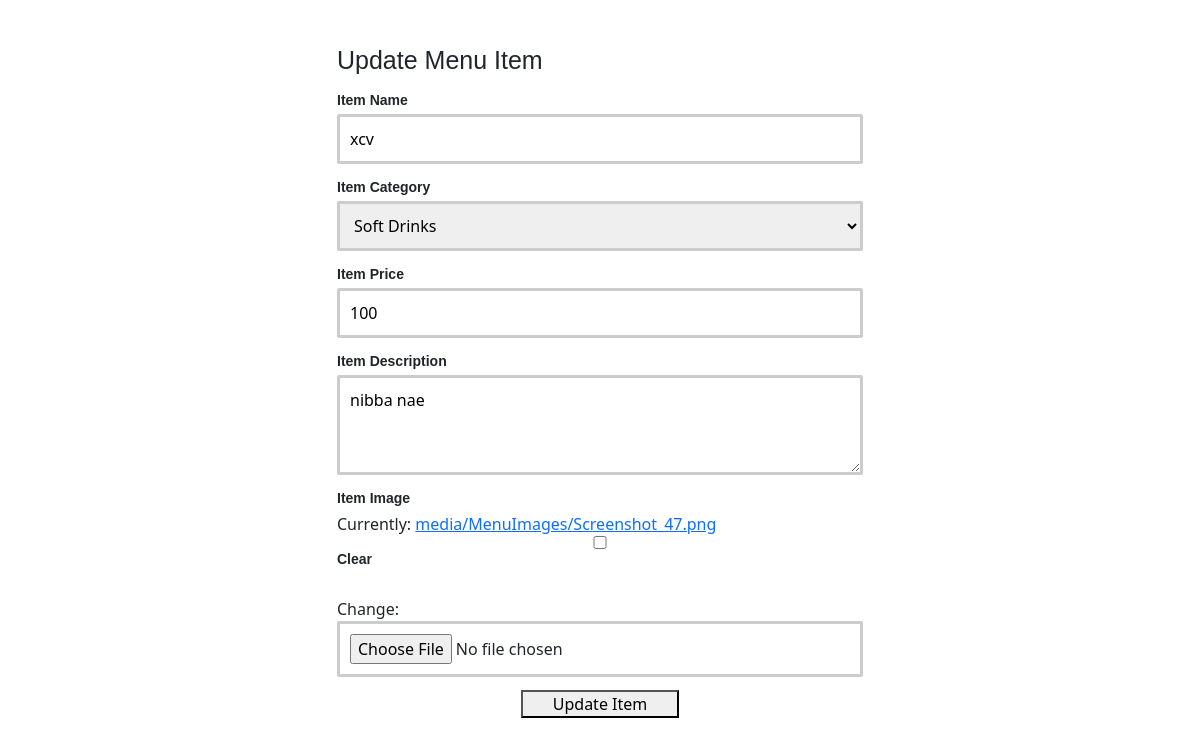
Page /5/updateItem/6 on the earlier database version.
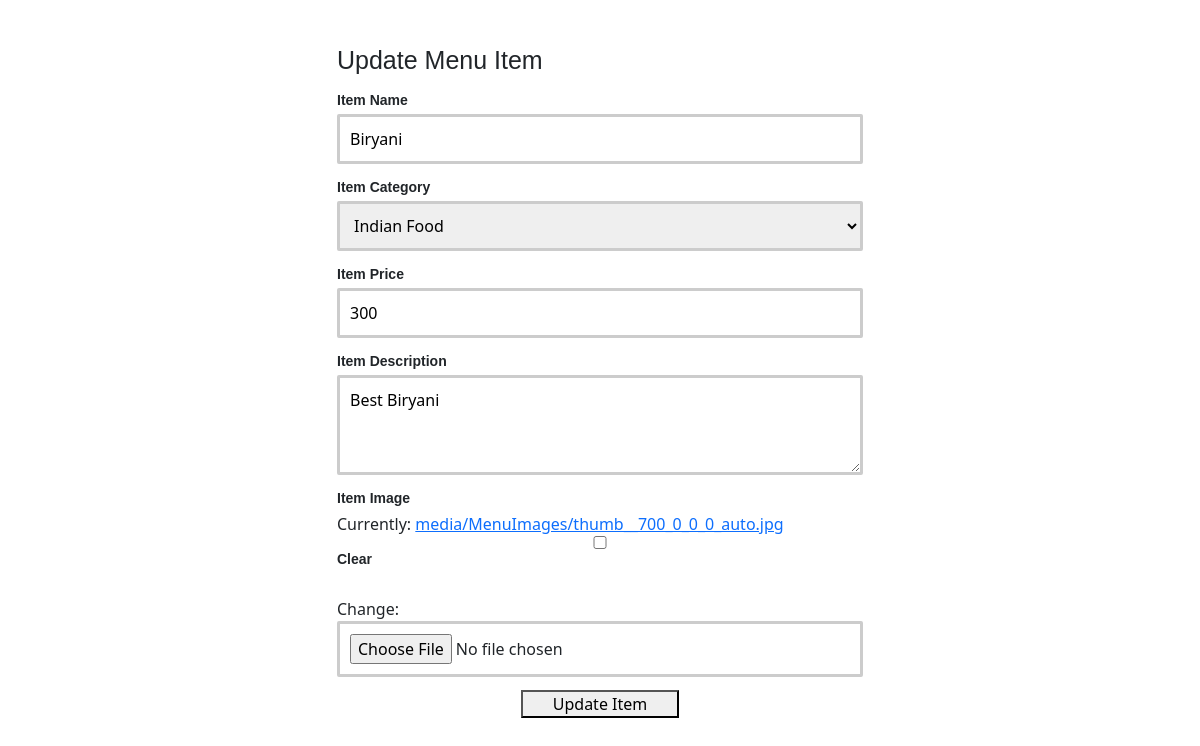
Same page on the later database version.
### menu_app/models.py (models this page shows, shortened)
class Menu(models.Model):
    Categories = (
        ('Refreshments', 'Refreshments'),
        ('Fast Food', 'Fast Food'),
        ('Lunch Plate', 'Lunch Plate'),
        ('Dinner Plate', 'Dinner Plate'),
        ('Indian Food', 'Indian Food'),
        ('Chinese Food', 'Chinese Food'),
        ('Soft Drinks', 'Soft Drinks'),
    )
    restaurant = models.ForeignKey(RestaurantOwner, on_delete=models.CASCADE)
    itemName = models.CharField(max_length=100, null=True, blank=True, verbose_name='Name')
    itemCategory = models.CharField(max_length=100, choices=Categories,  null=True, blank=True, verbose_name='Category')
    itemPrice = models.IntegerField(null=True, blank=True, verbose_name='Price')
    itemImage = models.ImageField(upload_to='media/MenuImages', null=True, blank=True, verbose_name='Image')
    itemDescription = models.TextField(verbose_name='Description')
    class Meta:
        verbose_name_plural = 'Menu Items'

### menu_app/views.py (the view, shortened to what this page needs)
# urls.py: path('<int:restaurant_id>/updateItem/<int:pk>', MenuUpdate.as_view(), name='menu_update'),
class MenuUpdate(UpdateView):
    model = Menu
    fields = ['itemName', 'itemCategory', 'itemPrice', 'itemDescription', 'itemImage']

### templates/menu_app/menu_form.html (shortened to what this page needs)
{% extends 'base.html' %}
{% load static %}
{% block style %}
<link href="https://cdn.jsdelivr.net/npm/bootstrap@5.2.2/dist/css/bootstrap.min.css" rel="stylesheet"
>
<link href="{% static 'css/form.css' %}" type="text/css" rel="stylesheet" />
{% endblock %}
{% block content %}
<form method="POST" enctype="multipart/form-data" autocomplete="off">
    <div class="container">
        <div class="form-part">
            {% if add_page %}
            <h2>Add New Menu Item</h2>
            {% else %}
            <h2>Update Menu Item</h2>
            {% endif %}
            <div class="form-inputs">
                <div class="text-input">
                    <label for="email">Item Name</label>
                    {{ form.itemName }}
                </div>
                <div class="text-input">
                    <label for="country">Item Category</label>
                    {{ form.itemCategory }}
                </div>
                <div class="text-input">
                    <label for="email">Item Price</label>
                    {{ form.itemPrice }}
                </div>
                <div class="text-input">
                    <label for="email">Item Description</label>
                    {{ form.itemDescription }}
                </div>
                <div class="text-input">
                    <label for="email">Item Image</label>
                    {{ form.itemImage }}
                </div>
                <center>
                    <div class="group button-group">
                        <button class="signup-btn">
                            {% if add_page %}
                            <span style="margin: 30px">Add Item</span>
                            {% else %}
                            <span style="margin: 30px">Update Item</span>
                            {% endif %}
                        </button>
                </center>
            </div>
        </div>
    </div>
</form>
{% endblock %}

### templates/base.html (shortened to what this page needs)
{% load static %}
<html>
<head>
    {% block style %}
    {% endblock %}
</head>
<body>
    <main class="main-area">
        {% block content %}
        {% endblock %}
    </main>
</body>
</html>

### static/css/form.css (style rules this page uses)
* { margin: 0; padding: 0; outline: 0; }
.container { width: 550px; margin: 45px auto; }
.form-part { margin: 20px 0; }
.form-part h2 { font-size: 25px; font-weight: 400; font-family: 'Josefin Sans', sans-serif; margin-bottom: 15px; }
.text-input, .radio-button, .check-boxes { margin-bottom: 13px; }
.text-input label, .radio-button label, .check-boxes label { display: block; margin-bottom: 3px; font-family: 'Josefin Sans', sans-serif; font-size: 14px; font-weight: 600; }
.text-input input, .text-input textarea, .text-input select { padding: 10px 10px; display: block; width: 100%; border: solid 3px #ccc; -webkit-border-radius: 2px; -moz-border-radius: 2px; border-radius: 2px; }
.text-input select { width: 100%; }
.text-input textarea { height: 100px; }

Differences in the rows shown:
changed Menu: itemName "xcv" → "Biryani"; itemCategory "Soft Drinks" → "Indian Food"; itemPrice "100" → "300"; itemDescription "nibba nae" → "Best Biryani"
Other differences:
text no longer shown: "Currently: media/MenuImages/Screenshot_47.png Clear Change:"
text now shown: "Currently: media/MenuImages/thumb__700_0_0_0_auto.jpg Clear Change:"
